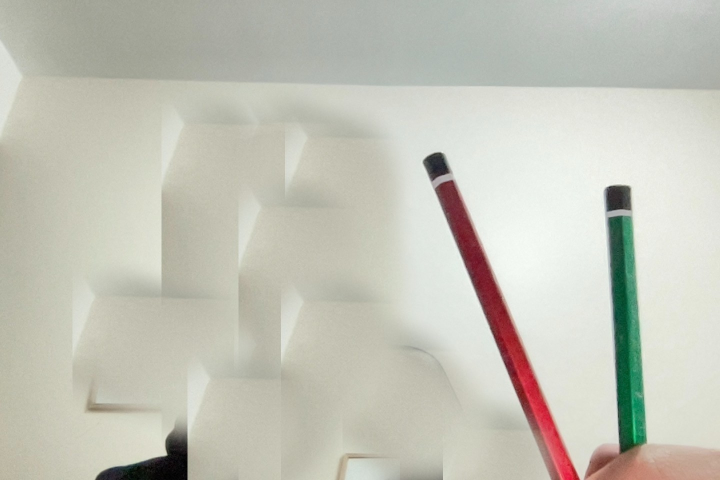
#> input picture assets/both.jpeg, 1440 x 960 px, given in place of the camera (shown at 1/2 size)
$ python app.py
#> lines starting #> are read from the running program, lines starting #| are printed output that depends on the picture; after the words box and inside, x2 and y2 are one past the last pixel; in counts of white or black regions, pixels touching at a corner belong together
import numpy as np
import cv2

def main():


    scaling_factor = 0.25 # change this
    circle_radius = 5 # change this

    # define the ranges of the colors you want to detect in the form (lower,upper) for lower and higher bound of the color range
    ranges=  [
        (np.array([160,60,90]),np.array([179,255,255])), # (lower , upper)
        (np.array([65,71,36]),np.array([88,255,255])),

    ]
    painting_colors = [
        (0,0,255),  #BGR
        (0,255,0)
    ]

    # drawn image canvas


    capture = cv2.VideoCapture(0)
    ret , frame = capture.read()
#> frame is the input picture: shape (960, 1440, 3); mean B, G, R 184.3, 195.8, 196

    # get the dimenstions of the video stream
    if ret:
        frame = cv2.resize(frame,(0,0),fx = scaling_factor,fy= scaling_factor)
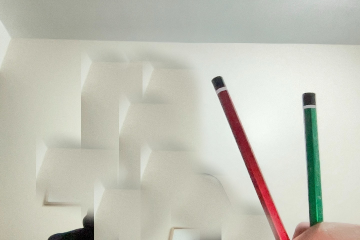
#> frame: shape (240, 360, 3); mean B, G, R 184.4, 196, 196.1
        height = frame.shape[0]
#> height = 240
        width = frame.shape[1]
#> width = 360


    # initialize the canvas that we will be drawing into
    canvas = np.zeros((height,width,3),dtype=np.uint8)


    # start capturing stream
    while True:

        # read the frame and success signal from the capture object
        ret, frame = capture.read()

        # if frame was captured successfully
        if ret:
            # resize frame to the desired size
            frame = cv2.resize(frame,(0,0),fx = scaling_factor,fy= scaling_factor)


            # conver frame to hsv because it is easier to detect colors through it
            hsv_frame = cv2.cvtColor(frame,cv2.COLOR_BGR2HSV)
#> hsv_frame: shape (240, 360, 3); mean H, S, V 39.8, 22.6, 199.2

            # obtain color masks using the ranges defined above
            masks=  [
                    cv2.inRange(hsv_frame,lower,upper)
                    for lower,upper in ranges
                ]
#> masks = 2 items


            # kernel that will be used to fill out gaps in the mask
            kernel = np.ones((30,30),np.uint8)

            # fill out the gaps in the masks this will help in detecting edges and contours with less noise
            filled_masks = [
                cv2.morphologyEx(mask,cv2.MORPH_CLOSE,kernel)
                for mask in masks
            ]
#> filled_masks = 2 items

            # detect edges in preperation for contour detection and approximation

            edges = [
                cv2.Canny(filled_mask,100,200)
                for filled_mask in filled_masks
            ]
#> edges = 2 items


            # find contours for each edge
            contours_list = [
                    cv2.findContours(edge,cv2.RETR_TREE,cv2.CHAIN_APPROX_SIMPLE)[0]  # [0] because findcontours() return two values
                    for edge in edges
                ]
#> contours_list = 2 items

            # calculate the perimeter of the contours that have an area greater than 100 only
            perimeters_list = [
                            [
                                (contour,cv2.arcLength(contour,True))
                                for contour in contours
                                if cv2.contourArea(contour) > 100
                            ]
                            for contours in contours_list
                        ]
#> perimeters_list = 2 items

            # after filtering out all of the noise and only get the proper size contours
            # we will only take on of them we do not need multiple contours for a mask one is a good enough approximation


            # approximate the contour (i.e. reduce the number of forming the contour)
            approximations = [

                    (i,cv2.approxPolyDP(contour,0.02 * perimeter,True))
                    for i,perimeters in enumerate(perimeters_list)
                        for contour,perimeter in perimeters[:1]
                ]
#> approximations = 1 item


            # get the moments of the contour i.e. get the crucial points of the contour

            # NOTE: we are saving the index alongside with anything else to be able to draw the correct color on screen
            moments = [
                (i,cv2.moments(approximation))
                for i,approximation in approximations
            ]
#> moments = 1 item

            # calculate center point using moments
            centers = [
                (i,(int(moment['m10'] / (moment['m00'] + 1e-5)),int(moment['m01'] / (moment['m00'] + 1e-5))))
                for i,moment in moments
            ]
#> centers = [(1, (314, 166))]

            # draw circles
            for i,center in centers:
                cv2.circle(canvas,center,circle_radius,painting_colors[i],cv2.FILLED)
#> this loop made 1 pass
#> (i, center) on pass 1: (1, (314, 166))
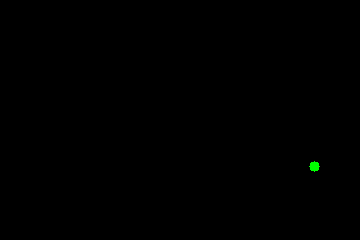
#> canvas: shape (240, 360, 3); mean of channels 0, 1, 2 0, 0.2, 0; drawn as B, G, R


            # create a mask out of the canvas
            gray_canvas = cv2.cvtColor(canvas,cv2.COLOR_BGR2GRAY)
#> gray_canvas: shape (240, 360); values 0 (black) and 150 (white), 0.09% white; 1 white region, box (x1, y1, x2, y2) and area: (309, 161, 320, 172) 81
            alpha = cv2.threshold(gray_canvas,1,255,cv2.THRESH_BINARY)[1] / 255

            # expand the canvas to 3 dimensional so that we can multiply it with the canvas to obtain the foreground
            bgr_alpha = np.repeat(alpha[:,:,np.newaxis],3,axis=2).astype(np.uint8)

            # since only the values that were drawn have 1 and the rest is 0 when we multiply by 1 - alpha we get the opposite and make all of the
            # places where something was drawn on the canvas equal to 0 in the frame preparing them to be replaced by the canvas values
            background = cv2.multiply(1 - bgr_alpha,frame)
            # since we have 0's in the places where something was drawn onto the canvas when we add the canvas those places will be filled with the values
            # in the canvas meaning we will draw on top of the canvas
            result = cv2.add(canvas,background)


            cv2.imshow('frame',frame)
            cv2.imshow('result',result)
            cv2.imshow('canvas',canvas)

            if cv2.waitKey(1) == ord('q'):
#> (key q is pressed here)
                break


    capture.release()


if __name__ == "__main__":
    main()
    cv2.destroyAllWindows()

$ run again, on assets/green_pen.jpeg
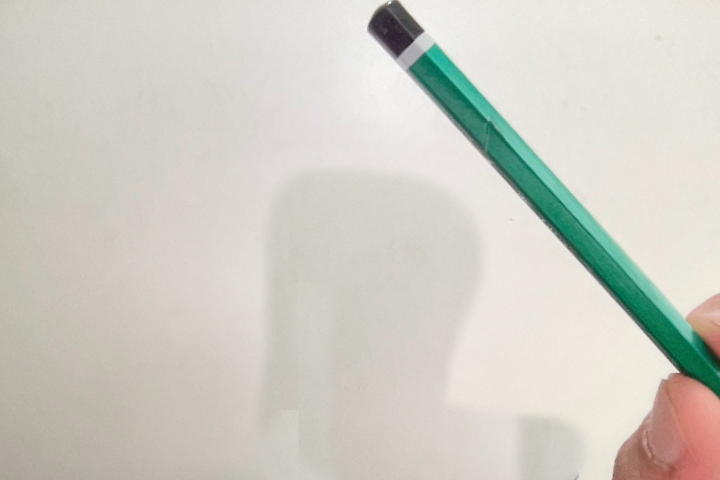
#> input picture assets/green_pen.jpeg, 1440 x 960 px, given in place of the camera (shown at 1/2 size)
#> in main, frame is the input picture: shape (960, 1440, 3); mean B, G, R 197, 205.9, 207.7
#> in main, `frame = cv2.resize(frame,(0,0),fx = scaling_factor,fy= scaling_factor)`:
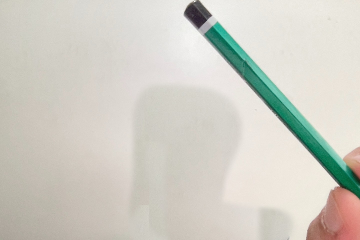
#> frame: shape (240, 360, 3); mean B, G, R 197.1, 206, 207.9
#> hsv_frame: shape (240, 360, 3); mean H, S, V 23.6, 24.3, 211.9
#> masks = 2 items
#> approximations = [(1, [[212, 27], [359, 197], [205, 35], [359, 164]])]
#> moments = 1 item
#> centers = [(1, (258, 187))]
#> the loop in main, `for i,center in centers:` made 1 pass
#> (i, center) on pass 1: (1, (258, 187))
#> gray_canvas: shape (240, 360); values 0 (black) and 150 (white), 0.09% white; 1 white region, box (x1, y1, x2, y2) and area: (253, 182, 264, 193) 81

$ run again, on assets/red_pen.jpeg
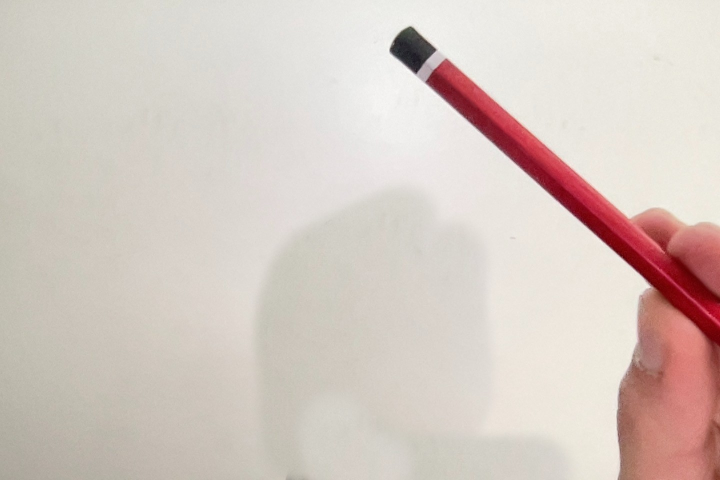
#> input picture assets/red_pen.jpeg, 1440 x 960 px, given in place of the camera (shown at 1/2 size)
#> in main, frame is the input picture: shape (960, 1440, 3); mean B, G, R 194.2, 201.4, 214
#> in main, `frame = cv2.resize(frame,(0,0),fx = scaling_factor,fy= scaling_factor)`:
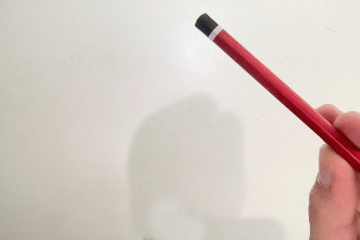
#> frame: shape (240, 360, 3); mean B, G, R 194.3, 201.5, 214.2
#> hsv_frame: shape (240, 360, 3); mean H, S, V 25.2, 27.2, 214.2
#> masks = 2 items
#> approximations = [(0, [[217, 35], [359, 172], [214, 40], [359, 122]])]
#> moments = 1 item
#> centers = [(0, (263, 190))]
#> the loop in main, `for i,center in centers:` made 1 pass
#> gray_canvas: shape (240, 360); values 0 (black) and 76 (white), 0.09% white; 1 white region, box (x1, y1, x2, y2) and area: (258, 185, 269, 196) 81
